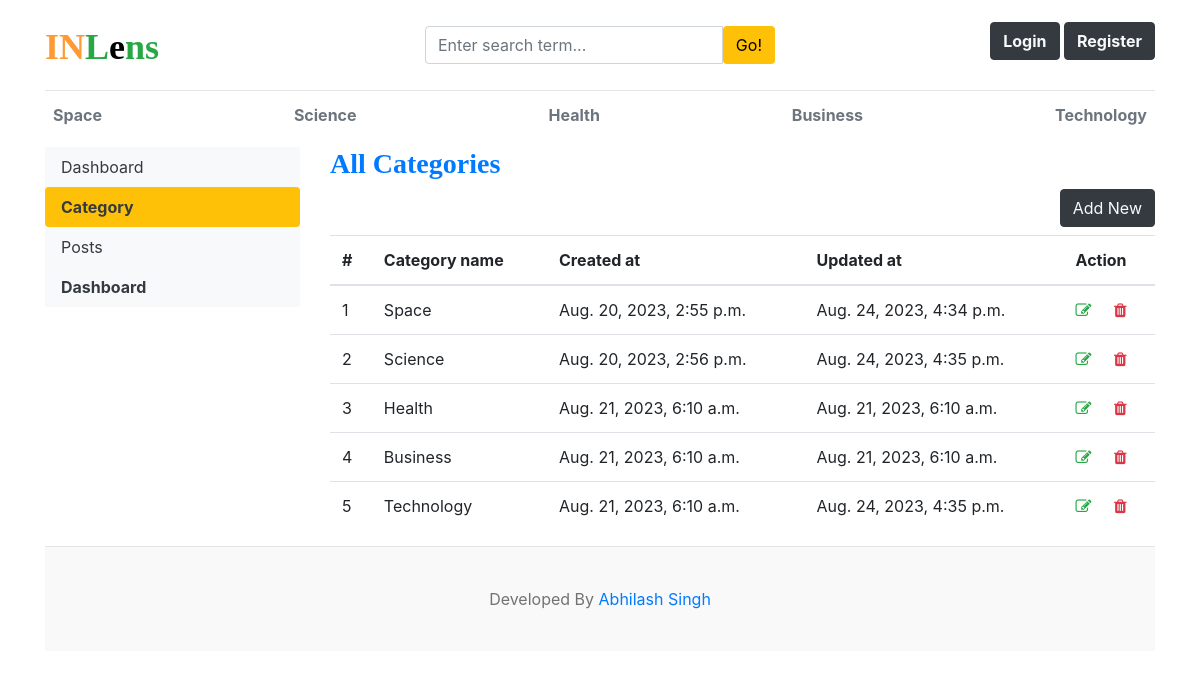
/dashboard/categories/, run on the app's committed database.
### blogs/models.py (models this page shows)
class Category(models.Model):
    category_name = models.CharField(max_length=200, unique=True)
    created_at = models.DateTimeField(auto_now_add=True)
    updated_at = models.DateTimeField(auto_now=True)
    class Meta: # to correct the spelling of categories changing the metadata.
        verbose_name_plural = 'categories'
    def __str__(self):
        return self.category_name

### dashboards/views.py (the view)
# urls.py: path('categories/', views.categories, name='categories'),
def categories(request):
    return render(request, 'dashboard/categories.html')

### blogs/context_processors.py (called while the page is built)
def get_categories(request):
    categories = Category.objects.all()
    return dict(categories=categories)

def get_social_links(request):
    social_links = SocialLink.objects.all()
    return dict(social_links=social_links)

### templates/dashboard/categories.html (shortened to what this page needs)
{% extends 'base.html' %}
{% block content %}
<div class="row">
  {% include 'dashboard/sidebar.html'  %}
    <div class="col-md-9">
        <h3 class="text-primary font-weight-bold ">All Categories</h3>
        <a href="{%url 'add_category'%}" class="btn btn-dark text-light border border-dark float-right mb-2">Add New</a>
        <table class="table table-hover">
            <thead>
              <tr>
                <th>#</th>
                <th>Category name</th>
                <th>Created at</th>
                <th>Updated at</th>
                <th>Action</th>
              </tr>
            </thead>
            <tbody>
            {% for cat in categories %}
              <tr>
                <td>{{forloop.counter}}</td>
                <td>{{cat}}</td>
                <td>{{cat.created_at}}</td>
                <td>{{cat.updated_at}}</td>
                <td>
                    <a href="{% url 'edit_category' cat.id %}"><i class="fa fa-edit text-success"></i></a>
                    <a href="{% url 'delete_category' cat.id %}"><i class="fa fa-trash text-danger"></i></a>
                </td>
              </tr>
            {% endfor %}
            </tbody>
          </table>
    </div>
</div>
{% endblock %}

### templates/base.html (shortened to what this page needs)
{% load static %}
<!DOCTYPE html>
<html lang="en">
<head>
    <link href="https://getbootstrap.com/docs/4.0/dist/css/bootstrap.min.css" rel="stylesheet">
    <link href="https://applesocial.s3.amazonaws.com/assets/styles/fonts/sanfrancisco/sanfranciscodisplay-regular-webfont.woff" rel="stylesheet">
    <link href="{% static 'css/blog.css' %}" rel="stylesheet">
    <link rel="stylesheet" href="https://cdnjs.cloudflare.com/ajax/libs/font-awesome/4.7.0/css/font-awesome.min.css">
  </head>
<body>
    <div class="container">
      <header class="blog-header py-3">
        <div class="row flex-nowrap justify-content-between align-items-center">
          <div class="col-4 pt-1">
            <a class="blog-header-logo text-success font-weight-bold" href="/"><b style="color:#FF9933">IN</b>L<b style="color:black">e</b>ns</a>
          </div>
          <div class="col-4">
            <form action="{% url 'search' %}" method='GET'>
              <div class="input-group">
                <input class="form-control" type="text" name="keyword" value="{{keyword}}" placeholder="Enter search term..." aria-label="Enter search term..." aria-describedby="button-search" />
                <button type="submit" class="btn bg-warning" id="button-search" type="button">Go!</button>
            </div>
          </form>
        </div>
          <div class="col-4 d-flex justify-content-end align-items-center">
            {% if not user.is_authenticated %}
            <a class="btn btn-dark text-light float-right mb-2  font-weight-bold" href="{% url 'login' %}">Login</a> &nbsp;
            <a class="btn btn-dark text-light float-right mb-2 font-weight-bold" href="{% url 'register' %}">Register</a>
            {% else %}
            <span><a class="btn btn-dark text-light float-right mb-2  font-weight-bold " href="{% url 'dashboard'%}">dashboard</a></span>
            &emsp;
            <span><a class ="btn btn-dark text-light float-right mb-2 font-weight-bold" href="{% url 'logout' %}">Logout</a></span>
            {% endif %}
          </div>
        </div>
      </header>
      <div class="nav-scroller py-1 mb-2">
        <nav class="nav d-flex justify-content-between">
          {% for cat in categories %}
          <a class="p-2 text-muted font-weight-bold" href="{% url 'posts_by_category' cat.id%}">{{cat.category_name}}</a>
          {% endfor %}
        </nav>
      </div>
{% block content %}
{% endblock %}
<footer class="blog-footer">
    <p>Developed By <a href="#">Abhilash Singh</a></p>
  </footer>
  </body>
  </html>

### blog_main/static/css/blog.css (style rules this page uses)
.blog-header { border-bottom: 1px solid #e5e5e5; }
.blog-header-logo { font-family: "Playfair Display", Georgia, "Times New Roman", serif; font-size: 2.25rem; }
h1, h2, h3, h4, h5, h6 { font-family: "Playfair Display", Georgia, "Times New Roman", serif; }
.blog-footer { padding: 2.5rem 0; color: #727272; text-align: center; background-color: #f9f9f9; border-top: .05rem solid #e5e5e5; }
.blog-footer p:last-child { margin-bottom: 0; }

### data on the page
Category: category_name "Space", created_at "Aug. 20, 2023, 2:55 p.m.", updated_at "Aug. 24, 2023, 4:34 p.m."
Category: category_name "Science", created_at "Aug. 20, 2023, 2:56 p.m.", updated_at "Aug. 24, 2023, 4:35 p.m."
Category: category_name "Health", created_at "Aug. 21, 2023, 6:10 a.m.", updated_at "Aug. 21, 2023, 6:10 a.m."
Category: category_name "Business", created_at "Aug. 21, 2023, 6:10 a.m.", updated_at "Aug. 21, 2023, 6:10 a.m."
Category: category_name "Technology", created_at "Aug. 21, 2023, 6:10 a.m.", updated_at "Aug. 24, 2023, 4:35 p.m."
